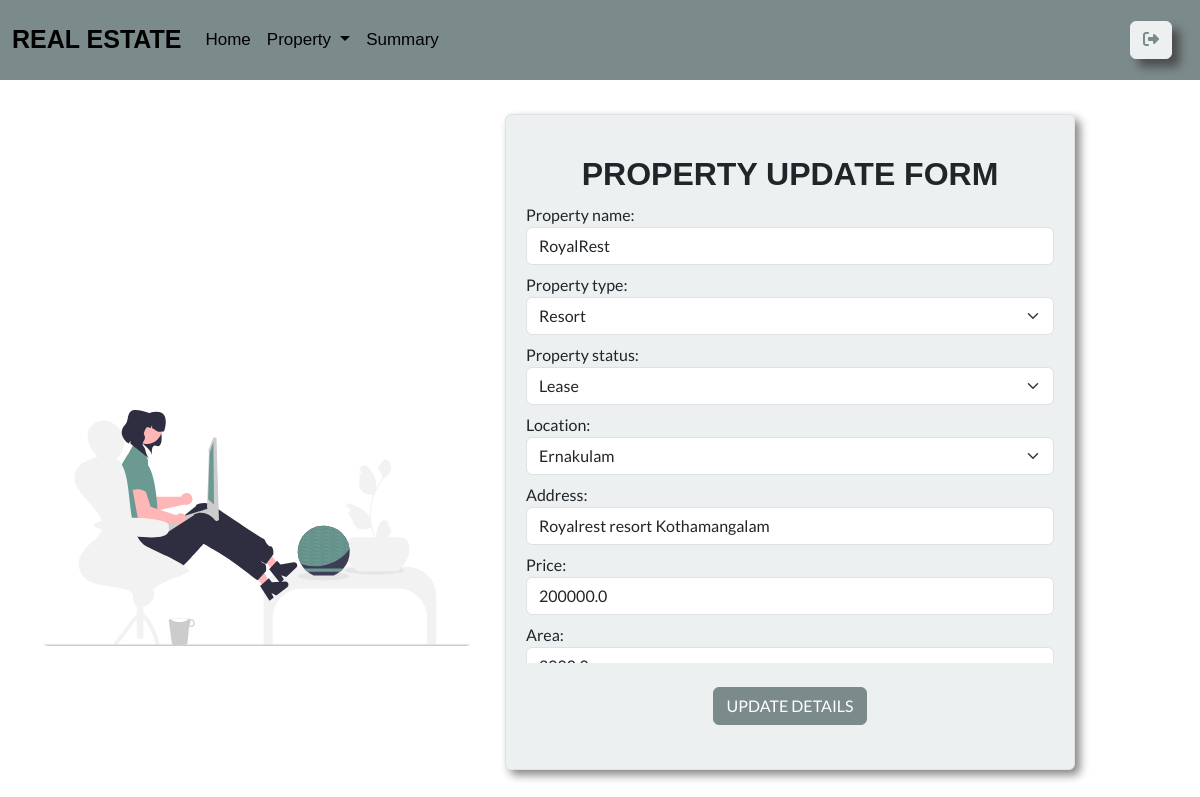
Page /estate/1/changes/ (signed in) on the committed database.
### estate/models.py (models this page shows)
class PropertyDetails(models.Model):
    property_name = models.CharField(max_length=200)
    PROPERTY_OPTIONS = (
        ("Apartment","Apartment"),
        ("House","House"),
        ("Villa",'Villa'),
        ("RetailSpace","RetailSpace"),
        ("Resort","Resort"),
        ("GuestHouse","GuestHouse"),
        ("PG","PG")
    )
    property_type = models.CharField(max_length=200,choices=PROPERTY_OPTIONS,default="Villa")
    STATUS_OPTIONS = (
        ("Sale","Sale"),
        ("Rent","Rent"),
        ("Lease","Lease")
    )
    property_status = models.CharField(max_length=200,choices=STATUS_OPTIONS,default="Sale")
    LOCATION_OPTIONS = (
        ("Thiruvananthapuram","Thiruvananthapuram"),
        ("Kollam","Kollam"),
        ("Pathanamthitta","Pathanamthitta"),
        ("Alappuzha","Alappuzha"),
        ("Kottayam","Kottayam"),
        ("Idukki","Idukki"),
        ("Ernakulam","Ernakulam"),
        ("Thrissur","Thrissur"),
        ("Palakkad","Palakkad"),
        ("Malappuram","Malappuram"),
        ("Kozhikode","Kozhikode"),
        ("Wayanad","Wayanad"),
        ("Kannur","Kannur"),
        ("Kasaragod","Kasaragod")
    )
    location = models.CharField(max_length=200,choices=LOCATION_OPTIONS,default="Thiruvananthapuram")
    address = models.CharField(max_length=200)
    price = models.FloatField()
    area = models.FloatField()
    no_of_rooms = models.IntegerField()
    FURNISHED_OPTIONS = (
        ("Furnished","Furnished"),
        ("Semi-Furnished","Semi-Furnished"),
        ("Unfurnished","Unfurnished")
    )
    furnished_status = models.CharField(max_length=200,choices=FURNISHED_OPTIONS,default="Furnished")
    owner= models.ForeignKey(User,on_delete=models.CASCADE)
    property_image = models.ImageField(upload_to='estateimages',null=True,blank=True)

### estate/views.py (the view, shortened to what this page needs)
# urls.py: path('estate/<int:pk>/changes/',views.RealEstateUpdateView.as_view(),name='updateestate'),
@method_decorator(signin_required,name='dispatch')
class RealEstateUpdateView(View):
    template_name = 'property_update.html'
    form_class = RealEstateCreateForm
    def get(self,request,*args,**kwargs):
        id = kwargs.get('pk')
        estate_obj = PropertyDetails.objects.get(id=id)
        form_instance = self.form_class(instance=estate_obj)
        return render(request,self.template_name,{"form":form_instance})

### estate/forms.py
class RealEstateCreateForm(forms.ModelForm):
    class Meta:
        model = PropertyDetails
        exclude = ('owner',)
        widgets={
            "property_name":forms.TextInput(attrs={"class":"form-control mb-2"}),
            "property_type":forms.Select(attrs={"class":"form-control form-select mb-2"}),
            "property_status":forms.Select(attrs={"class":"form-control form-select mb-2"}),
            "location":forms.Select(attrs={"class":"form-control form-select mb-2"}),
            "address":forms.TextInput(attrs={"class":"form-control mb-2"}),
            "price":forms.NumberInput(attrs={"class":"form-control mb-2"}),
            "area":forms.NumberInput(attrs={"class":"form-control mb-2"}),
            "no_of_rooms":forms.NumberInput(attrs={"class":"form-control mb-2"}),
            "furnished_status":forms.Select(attrs={"class":"form-control form-select mb-2"})
        }

### estate/templates/property_update.html (shortened to what this page needs)
{% extends "base.html" %}
{% load static %}
{% block main_block %}
<div class="container" style="max-height: 100vh; overflow-y:visible;">
    <div class="row" style="margin-top: 30px;">
        <div class="col-md-5 col-12 mb-4" style=" top: 30px;" data-aos="zoom-in" data-aos-animation="2000">
                <img class="rounded" src="{%static 'images/undraw_voice_interface_re_206s.svg'%}" alt="" style="width: 430px;margin-top:300px;">
        </div>
        <div class="col-md-6 col-12 rounded border bg-light mt-1" style="box-shadow: 5px 5px 10px rgba(0, 0, 0, 0.481); padding: 20px;">
            <h2 style="text-align: center; margin-top:20px; margin-bottom:10px; font-family:'Gill Sans', 'Gill Sans MT', Calibri, 'Trebuchet MS', sans-serif; font-size:32px; font-weight:600;">
               PROPERTY UPDATE FORM
            </h2>
            <form method="post" enctype="multipart/form-data">
                <div class="responsive" style="max-height: 460px; overflow-y: auto;">
                    {{ form }}
                </div>
                <div class="text-center">
                    <button type="submit" class="btn btn-dark mt-4 mb-4">UPDATE DETAILS</button>
                </div>
            </form>
        </div>
    </div>
</div>
{% endblock %}

### rows in the picture
PropertyDetails: property_name "RoyalRest", property_type "Resort", property_status "Lease", location "Ernakulam", address "Royalrest resort Kothamangalam", price "200000.0", area "2000.0"
